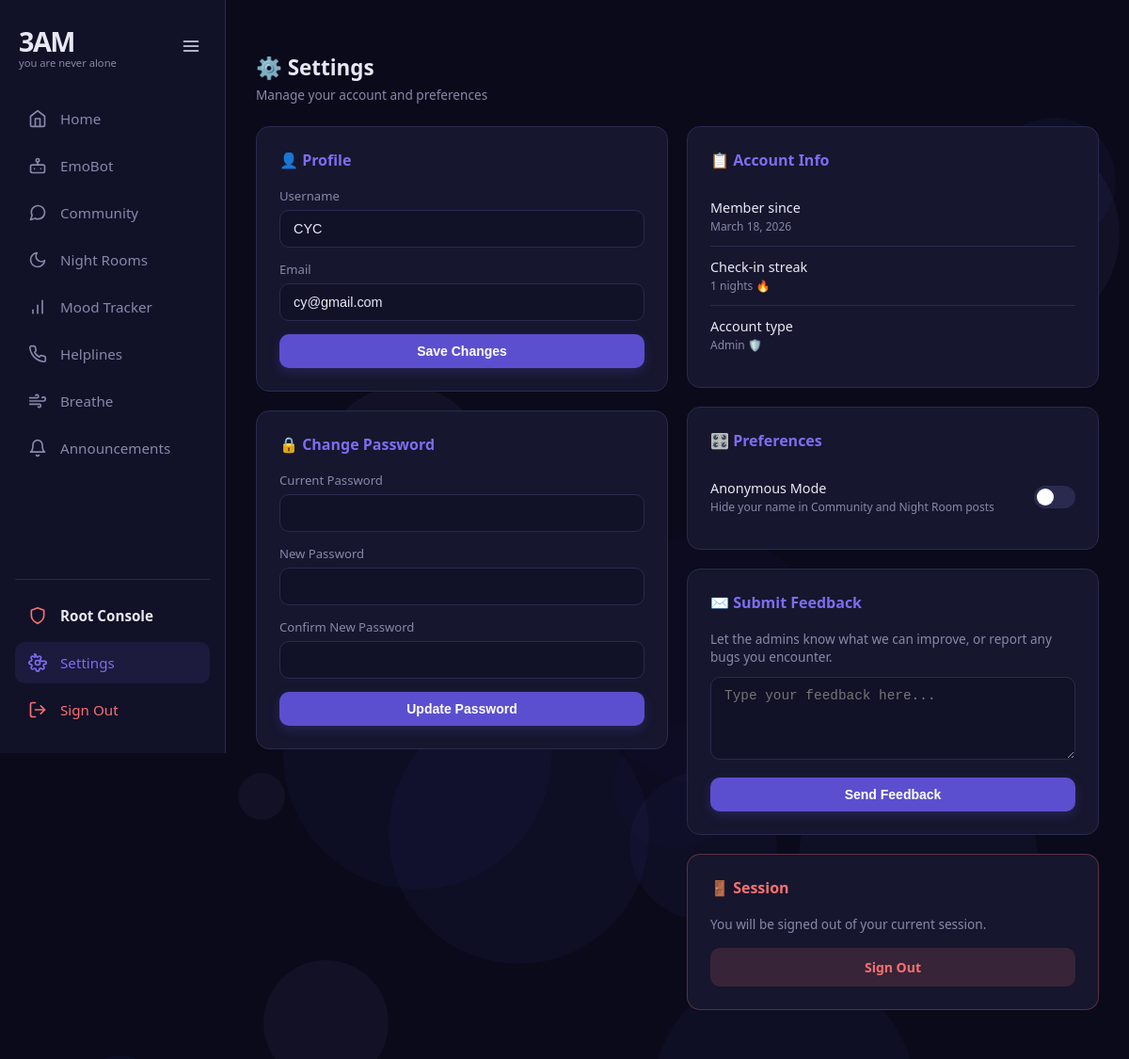
The app's page /settings (signed in) with its own data.
### app/models.py (models this page shows, shortened)
class User(UserMixin, db.Model):
    __tablename__ = "users"
    id             = db.Column(db.Integer, primary_key=True)
    username       = db.Column(db.String(80), unique=True, nullable=False)
    email          = db.Column(db.String(120), unique=True, nullable=False)
    password_hash  = db.Column(db.String(255), nullable=False)
    is_anonymous_mode = db.Column(db.Boolean, default=False)
    is_admin       = db.Column(db.Boolean, default=False)
    created_at     = db.Column(db.DateTime, default=datetime.utcnow)
    last_active    = db.Column(db.DateTime, default=datetime.utcnow)
    checkin_streak = db.Column(db.Integer, default=0)
    last_checkin   = db.Column(db.Date, nullable=True)
    moods    = db.relationship("Mood", backref="user", lazy=True)
    posts    = db.relationship("Post", backref="user", lazy=True)

### app/routes/auth.py (the view, shortened to what this page needs)
@auth_bp.route("/settings", methods=["GET", "POST"])
@login_required
def settings():
    return render_template("settings.html")

### app/__init__.py (called while the page is built)
@login_manager.user_loader
def load_user(user_id):
    from app.models import User
    return User.query.get(int(user_id))

### app/templates/settings.html (shortened to what this page needs)
{% extends "base.html" %}
{% block content %}
<div style="margin-bottom:24px;">
  <h1 style="font-size:1.4rem; font-weight:700;">⚙️ Settings</h1>
  <p style="color:var(--muted); font-size:0.85rem; margin-top:4px;">
    Manage your account and preferences
  </p>
</div>
<div style="display:grid; grid-template-columns:1fr 1fr; gap:20px;">
  <div>
    <div class="settings-section">
      <div class="settings-title">👤 Profile</div>
      <form method="POST">
        <div class="form-group">
          <label class="form-label">Username</label>
          <input class="form-input" type="text" name="username" value="{{ current_user.username }}" maxlength="80"
            required>
        </div>
        <div class="form-group">
          <label class="form-label">Email</label>
          <input class="form-input" type="email" name="email" value="{{ current_user.email }}" required>
        </div>
        <button type="submit" class="btn btn-primary" style="width:100%;">
          Save Changes
        </button>
      </form>
    </div>
    <div class="settings-section">
      <div class="settings-title">🔒 Change Password</div>
      <form method="POST">
        <div class="form-group">
          <label class="form-label">Current Password</label>
          <input class="form-input" type="password" name="current_password" required>
        </div>
        <div class="form-group">
          <label class="form-label">New Password</label>
          <input class="form-input" type="password" name="new_password" minlength="8" required>
        </div>
        <div class="form-group">
          <label class="form-label">Confirm New Password</label>
          <input class="form-input" type="password" name="confirm_password" minlength="8" required>
        </div>
        <button type="submit" class="btn btn-primary" style="width:100%;">
          Update Password
        </button>
      </form>
    </div>
  </div>
  <div>
    <div class="settings-section">
      <div class="settings-title">📋 Account Info</div>
      <div class="toggle-row">
        <div>
          <div class="toggle-label">Member since</div>
          <div class="toggle-desc">{{ current_user.created_at.strftime('%B %d, %Y') }}</div>
        </div>
      </div>
      <div class="toggle-row">
        <div>
          <div class="toggle-label">Check-in streak</div>
          <div class="toggle-desc">{{ current_user.checkin_streak }} nights 🔥</div>
        </div>
      </div>
      <div class="toggle-row">
        <div>
          <div class="toggle-label">Account type</div>
          <div class="toggle-desc">{{ 'Admin 🛡️' if current_user.is_admin else 'Member' }}</div>
        </div>
      </div>
    </div>
    <div class="settings-section">
      <div class="settings-title">🎛️ Preferences</div>
      <form method="POST">
        <div class="toggle-row">
          <div>
            <div class="toggle-label">Anonymous Mode</div>
            <div class="toggle-desc">Hide your name in Community and Night Room posts</div>
          </div>
          <label class="switch">
            <span class="slider"></span>
          </label>
        </div>
      </form>
    </div>
    <div class="settings-section">
      <div class="settings-title">✉️ Submit Feedback</div>
      <p style="font-size:0.85rem; color:var(--muted); margin-bottom:12px;">
        Let the admins know what we can improve, or report any bugs you encounter.
      </p>
      <form method="POST">
        <div class="form-group">
          <textarea class="form-input" name="message" rows="4" placeholder="Type your feedback here..." required
            style="resize:vertical;"></textarea>
        </div>
        <button type="submit" class="btn btn-primary" style="width:100%;">
          Send Feedback
        </button>
      </form>
    </div>
    <div class="settings-section danger-zone">
      <div class="settings-title">🚪 Session</div>
      <p style="font-size:0.85rem; color:var(--muted); margin-bottom:16px;">
        You will be signed out of your current session.
      </p>
      <a href="/logout" class="btn btn-danger"
        style="display:block; text-align:center; text-decoration:none; padding:11px;">
        Sign Out
      </a>
    </div>
  </div>
</div>
{% endblock %}

### app/templates/settings.html (style rules this page uses)
.settings-section { background: var(--card); border: 1px solid var(--border); border-radius: 14px; padding: 24px; margin-bottom: 20px; }
.settings-title { font-size: 1rem; font-weight: 700; color: var(--purple); margin-bottom: 18px; display: flex; align-items: center; gap: 8px; }
.form-group { margin-bottom: 14px; }
.form-label { display: block; font-size: 0.82rem; color: var(--muted); margin-bottom: 6px; font-weight: 500; }
.form-input { width: 100%; padding: 11px 14px; border-radius: 10px; background: var(--bg2); border: 1px solid var(--border); color: var(--text); font-size: 0.9rem; transition: border-color 0.2s; }
.toggle-row { display: flex; justify-content: space-between; align-items: center; padding: 12px 0; border-bottom: 1px solid var(--border); }
.toggle-row:last-child { border-bottom: none; }
.toggle-label { font-size: 0.9rem; }
.toggle-desc { font-size: 0.75rem; color: var(--muted); margin-top: 2px; }
.switch { position: relative; display: inline-block; width: 44px; height: 24px; }
.slider { position: absolute; cursor: pointer; inset: 0; background: var(--border); border-radius: 99px; transition: 0.3s; }
.slider:before { content: ""; position: absolute; height: 18px; width: 18px; left: 3px; bottom: 3px; background: white; border-radius: 50%; transition: 0.3s; }
.danger-zone { border-color: rgba(248, 113, 113, 0.3); }
.danger-zone .settings-title { color: var(--red); }
.btn-danger { background: rgba(248, 113, 113, 0.15); color: var(--red); border: 1px solid rgba(248, 113, 113, 0.3); }

### app/templates/base.html (style rules this page uses)
:root { --bg: #0a0a1a; --bg2: #111128; --card: #16162e; --border: #2a2a50; --purple: #7c6ef0; --purple2: #5b4fcf; --text: #e8e8f5; --muted: #8888aa; --green: #4ade80; --red: #f87171; --sidebar-width: 240px; --sidebar-collapsed-width: 80px; }
* { box-sizing: border-box; margin: 0; padding: 0; }
body { font-family: system-ui, sans-serif; background: var(--bg); color: var(--text); min-height: 100vh; display: flex; overflow-x: hidden; }
.btn { display: inline-flex; align-items: center; justify-content: center; gap: 8px; padding: 10px 20px; border-radius: 10px; font-size: 0.875rem; font-weight: 600; border: none; cursor: pointer; text-decoration: none; transition: all 0.2s; }
.btn-primary { background: var(--purple2); color: white; box-shadow: 0 4px 12px rgba(91, 79, 207, 0.25); }

### records on screen
User: username "CYC", email "cy@gmail.com", created_at "March 18, 2026", checkin_streak "1", is_admin "Admin 🛡️"
